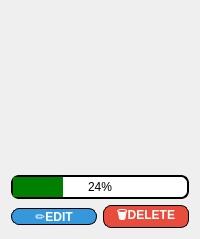
               <widget class="QWidget" name="page_33">
                <layout class="QGridLayout" name="gridLayout_19">
                 <item row="0" column="0">
                  <layout class="QGridLayout" name="gridLayout_11">
                   <item row="6" column="0">
                    <widget class="QPushButton" name="edit4">
                     <property name="styleSheet">
                      <string notr="true">border: 0.5px solid black;
 background-color:  #3498db;
 color:white;     
border-radius: 8px;
 font-weight: bold;</string>
                     </property>
                     <property name="text">
                      <string>✏️EDIT</string>
                     </property>
                    </widget>
                   </item>
                   <item row="5" column="0" colspan="2">
                    <widget class="QProgressBar" name="progressBar_4">
                     <property name="styleSheet">
                      <string notr="true">QProgressBar {
    border: 2px solid #000000;
    border-radius: 8px;
    text-align: center;
    height: 20px;
color:black;
}
QProgressBar::chunk {
    background-color: green;
    width: 10px;
}</string>
                     </property>
                     <property name="value">
                      <number>24</number>
                     </property>
                    </widget>
                   </item>
                   <item row="6" column="1">
                    <widget class="QPushButton" name="delete_4">
                     <property name="styleSheet">
                      <string notr="true">border: 0.5px solid black;

 background-color: #e74c3c;   
        color:white;
     
        border-radius: 8px;
        
        font-weight: bold;</string>
                     </property>
                     <property name="text">
                      <string>🗑️DELETE</string>
                     </property>
                    </widget>
                   </item>
                   <item row="4" column="0" colspan="2">
                    <widget class="QLabel" name="monthLabel4">
                     <property name="text">
                      <string/>
                     </property>
                    </widget>
                   </item>
                   <item row="3" column="0" colspan="2">
                    <widget class="QLabel" name="remainingLabel4">
                     <property name="text">
                      <string>&lt;html&gt;&lt;head/&gt;&lt;body&gt;&lt;p&gt;&lt;br/&gt;&lt;/p&gt;&lt;/body&gt;&lt;/html&gt;</string>
                     </property>
                    </widget>
                   </item>
                   <item row="2" column="0" colspan="2">
                    <widget class="QLabel" name="downpaymentLabel4">
                     <property name="text">
                      <string>&lt;html&gt;&lt;head/&gt;&lt;body&gt;&lt;p&gt;&lt;br/&gt;&lt;/p&gt;&lt;/body&gt;&lt;/html&gt;</string>
                     </property>
                    </widget>
                   </item>
                   <item row="1" column="0" colspan="2">
                    <widget class="QLabel" name="incomeLabel4">
                     <property name="text">
                      <string>&lt;html&gt;&lt;head/&gt;&lt;body&gt;&lt;p&gt;&lt;br/&gt;&lt;/p&gt;&lt;/body&gt;&lt;/html&gt;</string>
                     </property>
                    </widget>
                   </item>
                   <item row="0" column="0" colspan="2">
                    <widget class="QLabel" name="goalNameLabel4">
                     <property name="styleSheet">
                      <string notr="true">font: 700 14pt &quot;Segoe UI&quot;;
color:rgb(0,0,0);</string>
                     </property>
                     <property name="text">
                      <string>&lt;html&gt;&lt;head/&gt;&lt;body&gt;&lt;p&gt;&lt;span style=&quot; font-size:14pt;&quot;&gt;&lt;br/&gt;&lt;/span&gt;&lt;/p&gt;&lt;/body&gt;&lt;/html&gt;</string>
                     </property>
                    </widget>
                   </item>
                  </layout>
                 </item>
                </layout>
               </widget>
